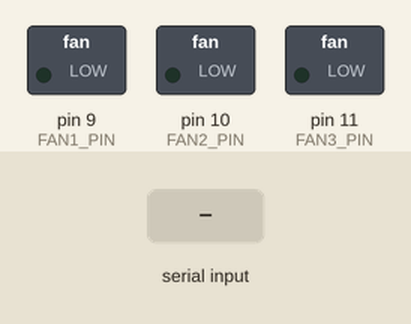
A sketch run on a simulated Arduino Uno, built with avr-gcc and run on an emulated ATmega328P. Shown: switched loads named in the sketch (green lamp = pin HIGH). The test bench sets the inputs (shaded band).

Above: at 1.2 s.
1.3 s: "90,45\n" received over Serial
At 2.7 s:
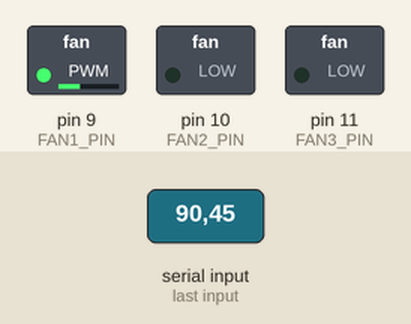
3.8 s: "30,150\n" received over Serial
At 5.8 s:
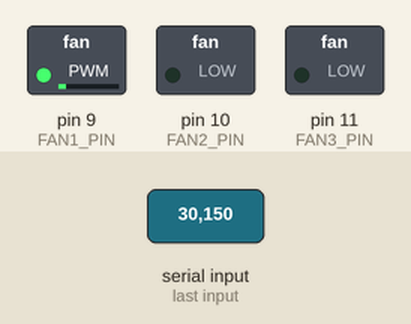
6.3 s: "200\n" received over Serial
At 7.6 s:
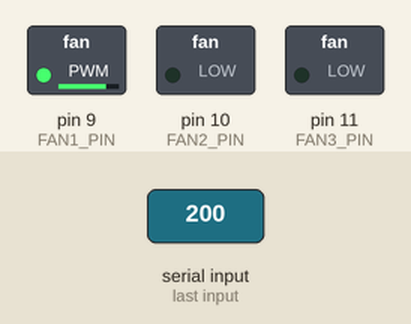
8.8 s: "90\n" received over Serial
At 10.7 s:
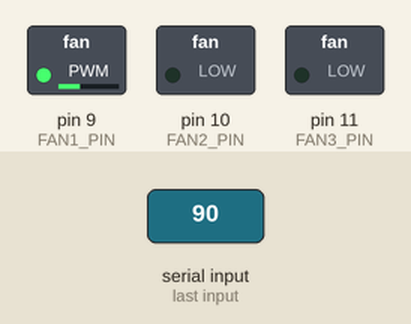
Timing chart, 0 to 12.2 s (numbered marks = the images above; inputs shaded):
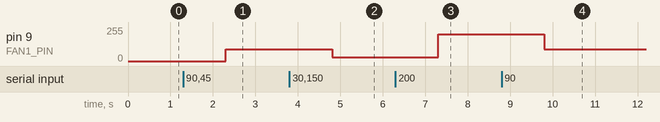

Measured:
- after the input at 1.3 s, pin 9 (FAN1_PIN): 0/255 → 90/255 after 1.0 s
- after the input at 3.8 s, pin 9 (FAN1_PIN): 90/255 → 30/255 after 1.0 s
- after the input at 6.3 s, pin 9 (FAN1_PIN): 30/255 → 200/255 after 1.0 s
- after the input at 8.8 s, pin 9 (FAN1_PIN): 200/255 → 90/255 after 1.0 s

The sketch:

fans.ino
```cpp
// Пины вентиляторов
#define FAN1_PIN 9
#define FAN2_PIN 10
#define FAN3_PIN 11

// Переменная для получения значений с порта
int ser;

void setup() {
  // Подключаемся к ПК
  Serial.begin(9600);

  // Настраиваем пины вентиляторов на выход
  pinMode(FAN1_PIN, OUTPUT);
  pinMode(FAN2_PIN, OUTPUT);
  pinMode(FAN3_PIN, OUTPUT);
}

void loop() {
  if (Serial.available() > 0) { // Если что-то пришло в порт
    ser = Serial.readString().toInt(); // Считываем число с порта

    // И управляем вентиляторами
    if (ser < 256) {
      analogWrite(FAN1_PIN, (ser%256));
    }
    else if (255 < ser and ser < 512) {
      analogWrite(FAN2_PIN, (ser%256));
    }
    else if (511 < ser) {
      analogWrite(FAN3_PIN, (ser%256));
    }
  }
}
```
